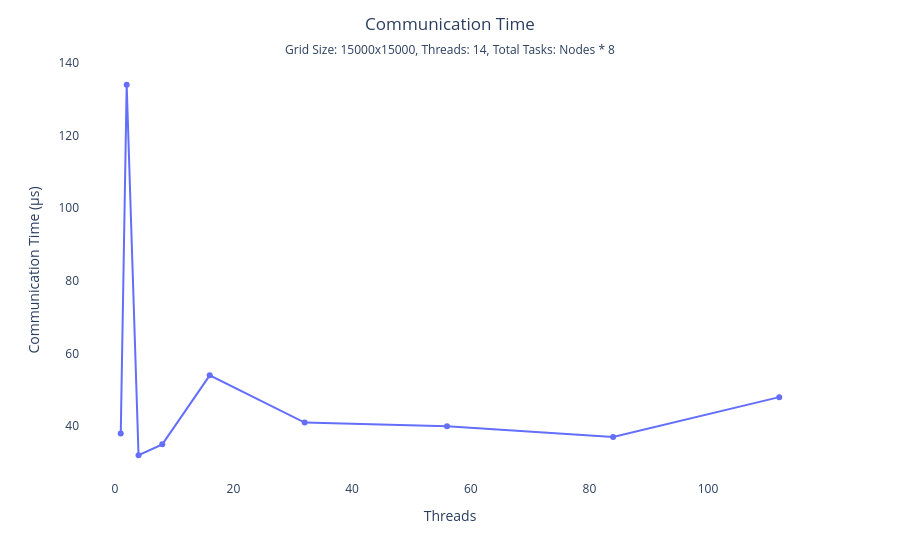

Notebook source saved alongside this figure:
### Code cell
p_comm_threads = px.line(df_thread, x='threads', y='communication_time', markers=True)
p_comm_threads.update_layout(desired_layout)
p_comm_threads.update_layout(title=dict(text='Communication Time', x=0.5))
p_comm_threads.update_layout(xaxis_title='Threads', yaxis_title='Communication Time (μs)')
p_comm_threads.update_layout(
    xaxis=common_xaxis_thread,
    yaxis=dict(autorange=True)
    #yaxis=dict(tickmode='linear', tick0=0, dtick=0.5, range=[0, df_thread['communication_time'].max() * 1.1])
)

p_comm_threads.show()

### Figure 1 — Plotly figure (JSON) as saved in the notebook; plotly's stock layout.template omitted (floating-point values rounded to 4 significant figures)
{"data": [{"hovertemplate": "threads=%{x}<br>communication_time=%{y}<extra></extra>", "legendgroup": "", "line": {"color": "#636efa", "dash": "solid"}, "marker": {"symbol": "circle"}, "mode": "lines+markers", "name": "", "orientation": "v", "showlegend": false, "type": "scatter", "x": [1, 2, 4, 8, 16, 32, 56, 84, 112], "xaxis": "x", "y": [38.0, 134.0, 32.0, 35.0, 54.0, 41.0, 40.0, 37.0, 48.0], "yaxis": "y"}], "layout": {"legend": {"tracegroupgap": 0}, "margin": {"t": 60}, "plot_bgcolor": "white", "title": {"subtitle": {"text": "Grid Size: 15000x15000, Threads: 14, Total Tasks: Nodes * 8"}, "text": "Communication Time", "x": 0.5}, "xaxis": {"anchor": "y", "autorange": true, "domain": [0, 1], "title": {"text": "Threads"}}, "yaxis": {"anchor": "x", "autorange": true, "domain": [0, 1], "dtick": 20, "range": [0, 371.8], "tick0": 0, "tickmode": "linear", "title": {"text": "Communication Time (μs)"}}}}
